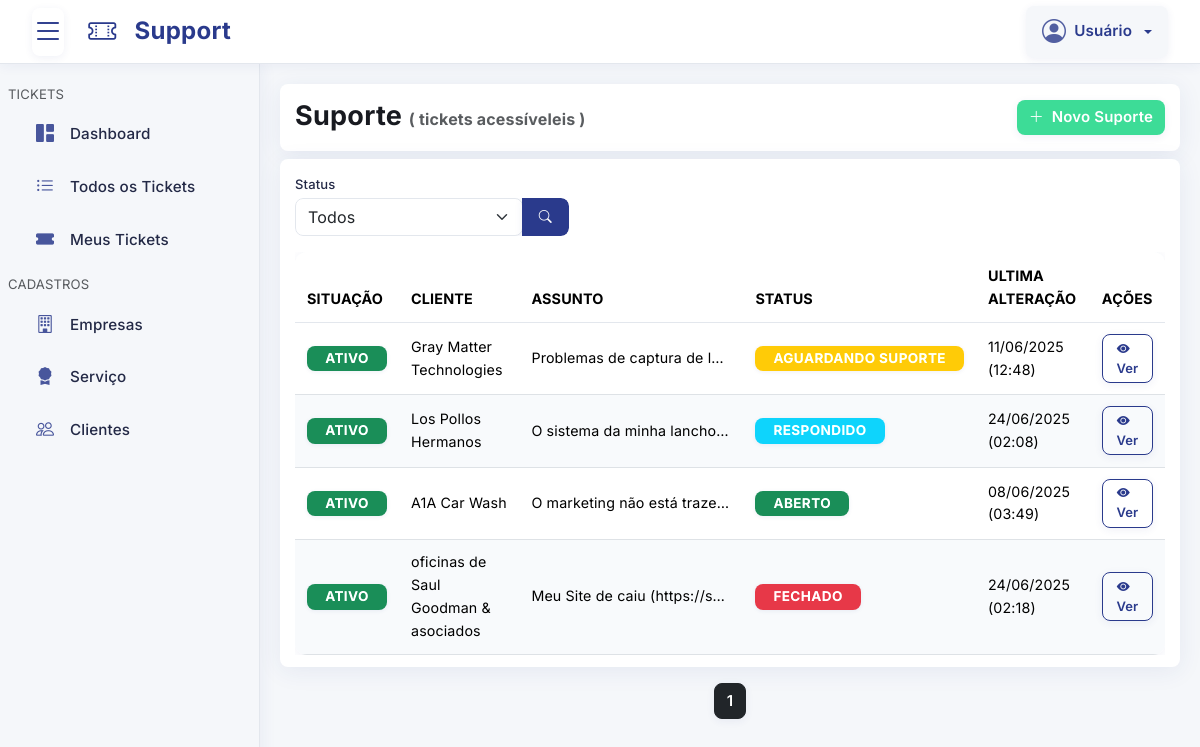
The app's page /pages/suporte/index.php with its own data.
### tables this page shows
CREATE TABLE `suporte` (
  `id` int NOT NULL,
  `empresa_id` int NOT NULL,
  `servico_id` int NOT NULL,
  `cliente_id` int NOT NULL,
  `usuario_id` int DEFAULT NULL COMMENT 'Só é atribuído manualmente ou se interagir com o SUPORTE',
  `assunto` longtext NOT NULL,
  `status` varchar(255) NOT NULL DEFAULT 'ABERTO' COMMENT 'ABERTO, FECHADO, RESPONDIDO, AGUARDANDO_SUPORTE',
  `situacao` tinyint(1) NOT NULL DEFAULT '1' COMMENT '0 = INATIVO ou 1 = ATIVO',
  `cadastrado` timestamp NULL DEFAULT CURRENT_TIMESTAMP,
  `alterado` timestamp NULL DEFAULT CURRENT_TIMESTAMP ON UPDATE CURRENT_TIMESTAMP
);

CREATE TABLE `cliente` (
  `id` int NOT NULL,
  `usuario_id` int NOT NULL,
  `tipo` varchar(255) NOT NULL DEFAULT 'CNPJ' COMMENT 'CNPJ ou CPF',
  `documento` varchar(255) DEFAULT NULL COMMENT 'xx.xxx.xxx/xxxx-xx ou xxx.xxx.xxx-xx',
  `razao_social` varchar(255) DEFAULT NULL,
  `nome_fantasia` varchar(255) NOT NULL,
  `telefone` varchar(20) NOT NULL COMMENT 'Formato: (XX) X XXXX-XXXX',
  `email` varchar(255) DEFAULT NULL,
  `responsavel_nome` varchar(255) NOT NULL,
  `responsavel_email` varchar(255) DEFAULT NULL,
  `responsavel_telefone` varchar(20) NOT NULL COMMENT 'Formato: (XX) X XXXX-XXXX',
  `responsavel_documento` varchar(18) NOT NULL COMMENT 'CPF: XXX.XXX.XXX-XX ou RG',
  `cep` varchar(10) DEFAULT NULL COMMENT 'Formato: XXXXX-XXX',
  `cidade` varchar(255) DEFAULT NULL,
  `estado` varchar(255) DEFAULT NULL,
  `pais` varchar(255) DEFAULT NULL,
  `endereco` varchar(255) DEFAULT NULL,
  `numero` varchar(50) DEFAULT NULL,
  `bairro` varchar(255) DEFAULT NULL,
  `situacao` tinyint(1) NOT NULL DEFAULT '1' COMMENT '0 = INATIVO ou 1 = ATIVO',
  `cadastrado` timestamp NULL DEFAULT CURRENT_TIMESTAMP,
  `alterado` timestamp NULL DEFAULT CURRENT_TIMESTAMP ON UPDATE CURRENT_TIMESTAMP
);

### config/Database.php (called while the page is built, shortened)
<?php
class Database
{
    private $host = "tcc-db-phpmyadmin.a5b4kx.easypanel.host";
    private $dbName = "support-ticket-manager";
    private $username = "alvino";
    private $password = "WQDThX9tbD";
    private $charset = "utf8mb4";
    private $pdo;
    private function connect()
    {
        $dsn = "mysql:host={$this->host};port=3306;dbname={$this->dbName};charset={$this->charset}";
        try {
            $this->pdo = new PDO(
                $dsn,
                $this->username,
                $this->password,
                array(PDO::MYSQL_ATTR_INIT_COMMAND => "SET NAMES utf8")
            );
            $this->pdo->setAttribute(PDO::ATTR_ERRMODE, PDO::ERRMODE_EXCEPTION);
            $this->pdo->setAttribute(PDO::ATTR_DEFAULT_FETCH_MODE, PDO::FETCH_ASSOC);
        } catch (PDOException $e) {
            $this->error = $e->getMessage();
            die("Erro ao conectar ao banco de dados: {$this->error}");
        }
    }
    public function getConnection()
    {
        try {
            return $this->pdo;
        } catch (PDOException $e) {
            $this->error = $e->getMessage();
            die("Erro ao conectar ao banco de dados: {$this->error}");
        }
    }
}

### config/Suporte.php (called while the page is built, shortened)
<?php
class Suporte
{
    private $db;
    public function __construct($db)
    {
        $this->db = $db;
    }
    public function index($parametros = array(), $cliente = NULL, $usuario_id = NULL)
    {
        try {
            $suporte_id = isset($parametros["suporte_id"]) ? (int)$parametros["suporte_id"] : null;
            $status     = isset($parametros["status"]) ? $parametros["status"] : null;
            $assunto    = isset($parametros["assunto"]) ? $parametros["assunto"] : null;
            $pagina     = isset($parametros["pagina"]) ? (int)$parametros["pagina"] : 1;
            $limite     = isset($parametros["limite"]) ? (int)$parametros["limite"] : 10;
            $dias       = isset($parametros["dias"]) ? (int)$parametros["dias"] : null;
            $quantidade = isset($parametros["quantidade"]) ? (int)$parametros["quantidade"] : null;
            $where = array();
            $params = array();
            $usuario_grupo = isset($_SESSION["usuario_grupo"]) ? $_SESSION["usuario_grupo"] : null;
            $usuario_sessao_id = isset($_SESSION["usuario_id"]) ? $_SESSION["usuario_id"] : null;
            $joins = " LEFT JOIN `empresa` ON `empresa`.`id` = `suporte`.`empresa_id`" .
                " LEFT JOIN `usuario` ON `usuario`.`id` = `suporte`.`usuario_id`" .
                " LEFT JOIN `cliente` ON `cliente`.`id` = `suporte`.`cliente_id`" .
                " LEFT JOIN `servico` ON `servico`.`id` = `suporte`.`servico_id`";
            $query = "SELECT DISTINCT `suporte`.*,
                    `empresa`.`nome` AS empresa_nome,
                    `usuario`.`nome` AS usuario_nome,
                    `cliente`.`nome_fantasia` AS cliente_nome,
                    `servico`.`nome` AS servico_nome
                    FROM `suporte`";
            $queryCount = "SELECT COUNT(DISTINCT `suporte`.`id`) FROM `suporte`";
            $query .= $joins;
            $queryCount .= $joins;
            $query .= " ORDER BY `suporte`.`cadastrado` DESC";
            if ($quantidade) {
                $query .= " LIMIT :quantidade";
            } else {
                $query .= " LIMIT :limite OFFSET :offset";
            }
            $stmt = $this->db->prepare($query);
            $stmtCount = $this->db->prepare($queryCount);
            if ($quantidade) {
                $stmt->bindValue(":quantidade", $quantidade, PDO::PARAM_INT);
            } else {
                $offset = ($pagina - 1) * $limite;
                $stmt->bindValue(":limite", $limite, PDO::PARAM_INT);
                $stmt->bindValue(":offset", $offset, PDO::PARAM_INT);
            }
            $stmt->execute();
            $stmtCount->execute();
            $resultados = $stmt->fetchAll(PDO::FETCH_OBJ);
            $total = (int)$stmtCount->fetchColumn();
            $paginacao = array(
                "pagina" => $pagina,
                "limite" => $limite,
                "total" => $total,
                "total_paginas" => max(1, (int)ceil($total / $limite))
            );
            return array(
                "resultados" => $resultados,
                "paginacao" => $paginacao
            );
        } catch (\Throwable $th) {
            return array(
                "erro" => "Erro ao buscar tickets: " . $th->getMessage(),
                "resultados" => [],
                "paginacao" => array(
                    "pagina" => 1,
                    "limite" => 10,
                    "total" => 0,
                    "total_paginas" => 1
                )
            );
        }
    }
    public function getInfoFiltro()
    {
        try {
            $usuario_grupo = isset($_SESSION["usuario_grupo"]) ? $_SESSION["usuario_grupo"] : null;
            $usuario_id = isset($_SESSION["usuario_id"]) ? $_SESSION["usuario_id"] : null;
            $info = [
                'usuario_id' => $usuario_id,
                'usuario_grupo' => $usuario_grupo,
                'is_admin' => ($usuario_grupo == 1),
                'aplica_filtro' => ($usuario_grupo != 1 && $usuario_id),
            ];
            return $info;
        } catch (\Throwable $th) {
            return ['erro' => $th->getMessage()];
        }
    }
}

### pages/suporte/index.php (the view, shortened to what this page needs)
<?php include("../template/topo.php"); ?>
<?php
$suporte_id = isset($_GET["suporte_id"]) ? $_GET["suporte_id"] : NULL;
$status = (isset($_GET["status"]) && $_GET["status"] !== "NULL") ? $_GET["status"] : NULL;
$assunto = isset($_GET["assunto"]) ? $_GET["assunto"] : NULL;
$pagina = isset($_GET["pagina"]) ? $_GET["pagina"] : 1;
$indexRegistros = $classSuporte->index([
    "status" => $status,
    "assunto" => $assunto,
    "pagina" => $pagina,
    "limite" => 15
]);
$registros = $indexRegistros["resultados"];
$paginacao = $indexRegistros["paginacao"];
$infoFiltroSuporte = null;
if ($_SESSION["usuario_grupo"] != 1) {
    $infoFiltroSuporte = $classSuporte->getInfoFiltro();
}
?>
<header class="sessao">
    <div class="row">
        <div class="col-xl-6 col-lg-6 col-md-6 col-sm-12 col-12 my-1">
            <h1 class="titulo">Suporte
                <?php if ($_SESSION["usuario_grupo"] != 1 && $infoFiltroSuporte): ?>
                    <small class="text-muted fs-6">
                        (<?php echo $infoFiltroSuporte['total_tickets_acesso']; ?> ticket<?php echo $infoFiltroSuporte['total_tickets_acesso'] != 1 ? 's' : ''; ?> acessível<?php echo $infoFiltroSuporte['total_tickets_acesso'] != 1 ? 'eis' : ''; ?>
                        <?php if ($infoFiltroSuporte['tickets_sem_empresa'] > 0): ?>
                            - <?php echo $infoFiltroSuporte['tickets_sem_empresa']; ?> sem empresa)
                        <?php else: ?>
                            )
                        <?php endif; ?>
                    </small>
                <?php endif; ?>
            </h1>
        </div>
        <div class="col-xl-6 col-lg-6 col-md-6 col-sm-12 col-12 text-end my-1">
            <a href="cadastro.php" class="btn btn-adicionar">
                <i class="bi-plus-lg me-2" aria-hidden="true"></i>Novo Suporte
            </a>
        </div>
    </div>
</header>
<div class="sessao">
    <form method="get">
        <div class="row mb-3">
            <div class="col-md-4">
                <label>Status</label>
                <div class="input-group">
                    <select class="form-select" name="status" id="status">
                        <option value="NULL" selected>Todos</option>
                    </select>
                    <button class="btn btn-buscar" type="submit"><i class="bi bi-search"></i></button>
                </div>
            </div>
        </div>
    </form>
    <?php if (count($registros) == 0): ?>
        <div class="alert alerta-sem-cadastrar text-center py-4 mb-5" role="alert">
            <div class="mb-3">
                <i class="bi bi-headset fs-1"></i>
            </div>
            <h5 class="fw-bold">Nenhum ticket encontrado</h5>
            <p class="mb-0">Confira se os dados estão corretos ou cadastre uma novo.</p>
        </div>
    <?php else: ?>
        <div class="table-responsive">
            <table class="table table-hover">
                <thead>
                    <tr>
                        <th>Situação</th>
                        <th>Cliente</th>
                        <th>Assunto</th>
                        <th>Status</th>
                        <th>Ultima alteração</th>
                        <th>Ações</th>
                    </tr>
                </thead>
                <tbody>
                    <?php foreach ($registros as $registro): ?>
                        <?php if (is_object($registro)): ?>
                            <tr class="<?php echo ($suporte_id == $registro->id) ? 'table-active' : ''; ?>">
                                <td>
                                    <?php if ($registro->situacao == 1): ?>
                                        <span class="badge text-bg-success">ativo</span>
                                    <?php else: ?>
                                        <span class="badge text-bg-secondary">inativo</span>
                                    <?php endif; ?>
                                </td>
                                <td><?php echo $registro->cliente_nome; ?></td>
                                <td>
                                    <div class="text-truncate" style="max-width: 200px;">
                                        <?php echo htmlspecialchars($registro->assunto) ?>
                                    </div>
                                </td>
                                <td>
                                    <?php if ($registro->status == "ABERTO"): ?>
                                        <span class="badge text-bg-success">ABERTO</span>
                                    <?php elseif ($registro->status == "AGUARDANDO_SUPORTE"): ?>
                                        <span class="badge text-bg-warning">AGUARDANDO SUPORTE</span>
                                    <?php elseif ($registro->status == "RESPONDIDO"): ?>
                                        <span class="badge text-bg-info">RESPONDIDO</span>
                                    <?php else: ?>
                                        <span class="badge text-bg-danger">FECHADO</span>
                                    <?php endif; ?>
                                </td>
                                <td><?php echo date("d/m/Y (H:i)", strtotime($registro->alterado)); ?></td>
                                <td>
                                    <a href="detalhes.php?id=<?php echo $registro->id; ?>" class="btn btn-sm btn-editar">
                                        <i class="bi-eye-fill me-2"></i>
                                        Ver
                                    </a>
                                </td>
                            </tr>
                        <?php endif; ?>
                    <?php endforeach; ?>
                </tbody>
            </table>
        </div>
    <?php endif; ?>
</div>
<?php $linkPaginacaoUrlParametros = "&limite=" . $paginacao['limite'] . "&assunto=$assunto&status=$status&suporte_id=$suporte_id"; ?>
<?php
$limite = 2;
$inicio = ((($pagina - $limite) > 1) ? $pagina - $limite : 1);
$fim = ((($pagina + $limite) < $paginacao['total_paginas']) ? $pagina + $limite : $paginacao['total_paginas']);
?>
<nav aria-label="Page navigation">
    <ul class="pagination justify-content-center mt-3">
        <?php for ($i = $inicio; $i <= $fim; $i++) : ?>
            <?php if ($i == $paginacao['pagina']): ?>
                <li class="page-item active">
                    <a class="ms-1 me-1 btn btn-dark"><?php echo $i; ?></a>
                </li>
            <?php else: ?>
                <li class="page-item">
                    <a class="ms-1 me-1 btn btn-outline-dark" href="?pagina=<?php echo $i; ?><?php echo $linkPaginacaoUrlParametros; ?>"><?php echo $i; ?></a>
                </li>
            <?php endif; ?>
        <?php endfor; ?>
    </ul>
</nav>
<?php include("../template/rodape.php"); ?>

### records on screen
suporte: situacao "ATIVO", cliente.nome_fantasia "Gray Matter Technologies", assunto "Problemas de captura de l…", shows "AGUARDANDO SUPORTE", alterado "11/06/2025 (12:48)"
suporte: situacao "ATIVO", cliente.nome_fantasia "Los Pollos Hermanos", assunto "O sistema da minha lancho…", status "RESPONDIDO", alterado "24/06/2025 (02:08)"
suporte: situacao "ATIVO", cliente.nome_fantasia "A1A Car Wash", assunto "O marketing não está traze…", status "ABERTO", alterado "08/06/2025 (03:49)"
suporte: situacao "ATIVO", cliente.nome_fantasia "oficinas de Saul Goodman & asociados", assunto "Meu Site de caiu (https://s…", status "FECHADO", alterado "24/06/2025 (02:18)"
